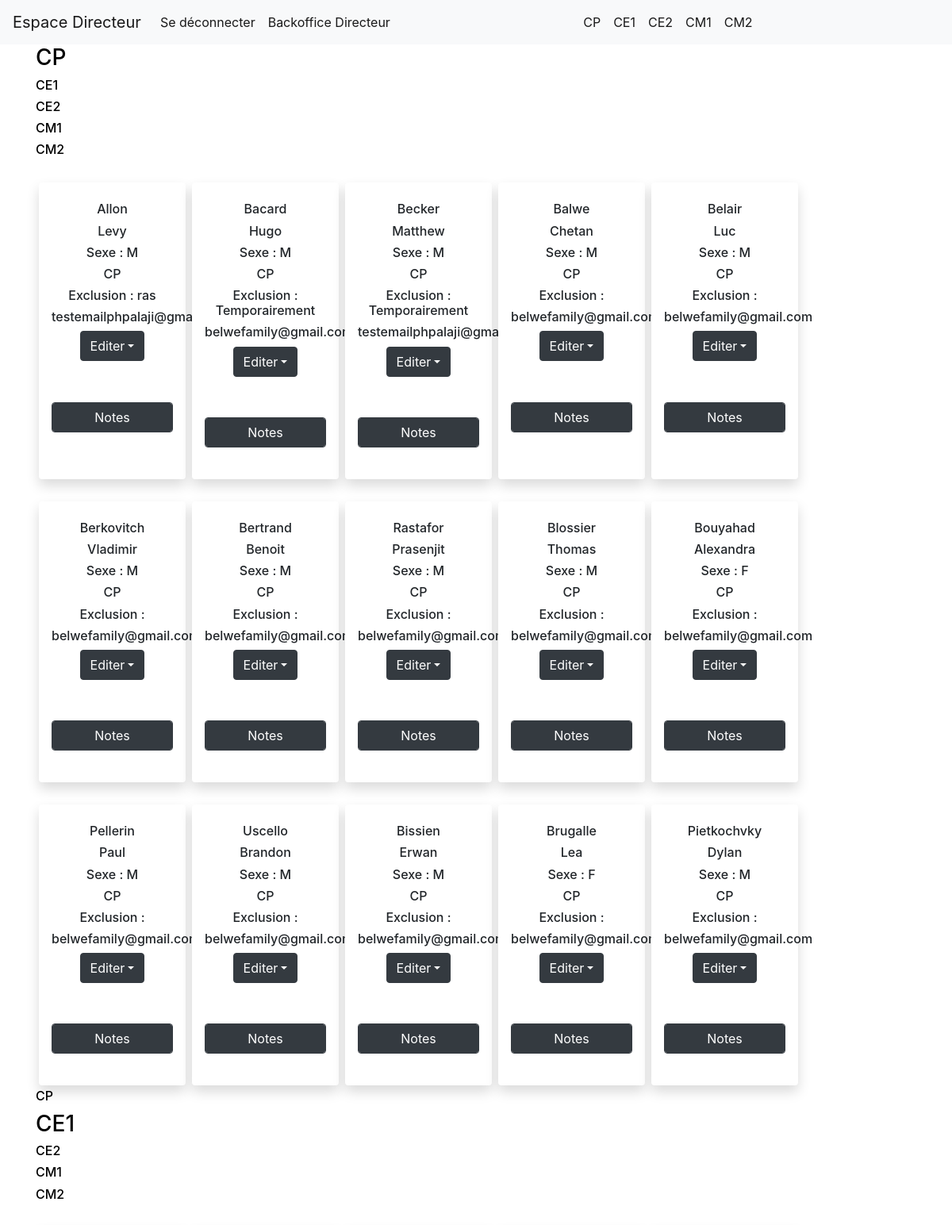
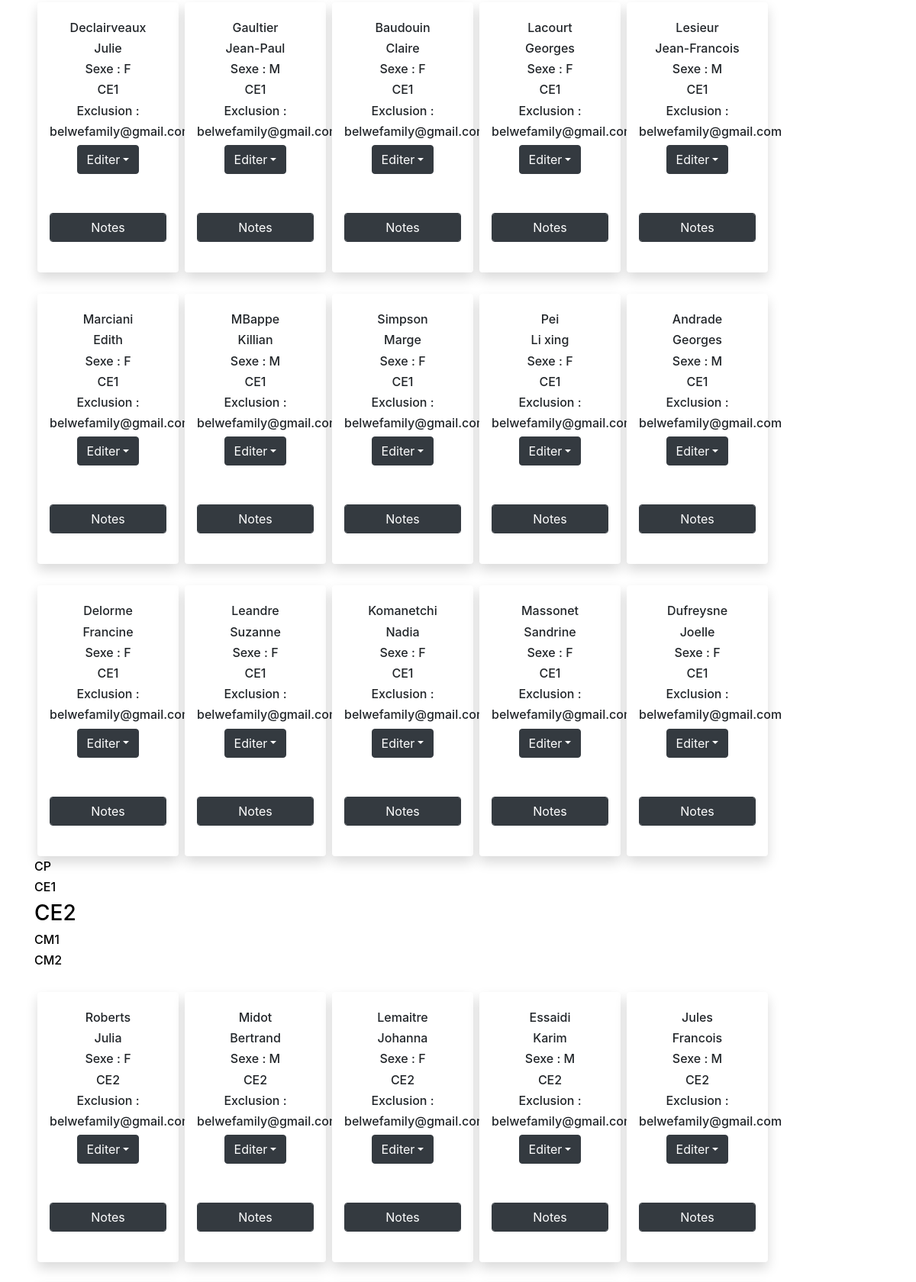
/views/directeur_vw1.php (upper part), run on the app's committed database (2 pictures, top to bottom).
### tables this page shows
CREATE TABLE `user` (
  `id` int(11) NOT NULL,
  `statut` varchar(255) NOT NULL,
  `nom` varchar(255) NOT NULL,
  `prenom` varchar(255) NOT NULL,
  `sexe` char(1) DEFAULT NULL,
  `age` int(11) DEFAULT NULL,
  `identifiant` varchar(255) NOT NULL,
  `mdp` varchar(255) NOT NULL,
  `classe` varchar(255) DEFAULT NULL,
  `idEleve` int(11) DEFAULT NULL,
  `emailParent` varchar(255) DEFAULT NULL,
  `email` varchar(255) DEFAULT NULL,
  `anciennete` int(11) DEFAULT NULL,
  `salaire` double DEFAULT NULL,
  `expulsion` varchar(255) DEFAULT 'ras'
);

### views/directeur_vw1.php (the view, shortened to what this page needs)
<!doctype html>
<html lang="fr">
<head>
    <link rel="stylesheet" href="https://stackpath.bootstrapcdn.com/bootstrap/4.3.1/css/bootstrap.min.css">
</head>
<body>
    <nav class="navbar navbar-expand-lg navbar-light bg-light">
        <a class="navbar-brand" href="#">Espace Directeur</a>
        <div class="collapse navbar-collapse" id="navbarSupportedContent">
            <ul class="navbar-nav mr-auto">
                <li class="nav-item active">
                    <a class="nav-link" href="../index.php">Se déconnecter<span class="sr-only">(current)</span></a>
                </li>
                <li class="nav-item active">
                    <a class="nav-link" href="directeur_link_vw.php">Backoffice Directeur<span class="sr-only">(current)</span></a>
                </li>
        </div>
        <div class="collapse navbar-collapse" id="navbarSupportedContent">
            <ul class="navbar-nav mr-auto">
                <li class="nav-item active">
                    <a class="nav-link" href="#CP">CP<span class="sr-only">(current)</span></a>
                </li>
                <ul class="navbar-nav mr-auto">
                    <li class="nav-item active">
                        <a class="nav-link" href="#CE1">CE1<span class="sr-only">(current)</span></a>
                    </li>
                    <ul class="navbar-nav mr-auto">
                        <li class="nav-item active">
                            <a class="nav-link" href="#CE2">CE2<span class="sr-only">(current)</span></a>
                        </li>
                        <ul class="navbar-nav mr-auto">
                            <li class="nav-item active">
                                <a class="nav-link" href="#CM1">CM1<span class="sr-only">(current)</span></a>
                            </li>
                            <ul class="navbar-nav mr-auto">
                                <li class="nav-item active">
                                    <a class="nav-link" href="#CM2">CM2<span class="sr-only">(current)</span></a>
                                </li>
        </div>
    </nav>
    <div class="container">
        <div class="classe">
            <h3 id="CP"><a href="#CP">CP</a></h3>
            <h6><a href="#CE1">CE1</a></h6>
            <h6><a href="#CE2">CE2</a></h6>
            <h6><a href="#CM1">CM1</a></h6>
            <h6><a href="#CM2">CM2</a></h6>
            <div class="CP">
                <?php
                include '../model/bdd_mdl.php';
                $sql = mysqli_query($mysqli, "SELECT * FROM user WHERE classe ='CP' AND statut ='Eleve' ");
                while ($classes = $sql->fetch_array()) {
                    $classes[] = $classes;
                    echo '  <div class="col-12 col-md-2 text-center shadow p-3 m-1 mt-4 bg-white rounded">
                        <h4><i class="fa fa-user"></i></span>
                        <h6>' . $classes[2] . '</span>
                        <h6>' . $classes[3] . '</span>
                        <h6> Sexe : ' . $classes[4] . '</span>
                        <h6>' . $classes[8] . '</span>
                        <h6>Exclusion : ' . $classes[14] . '</span>
                        <h6>' . $classes[10] . '</span>
                        <div class="dropdown">
                            <button class="btn btn-dark dropdown-toggle m-2" type="button" id="triggerId" data-toggle="dropdown" aria-haspopup="true" aria-expanded="false">Editer</button>
                                    <div class="form-group">
                                    <input type="number" class="form-control d-none" name="idEleve" id="idEleve" value="' . $classes[9] . '">
                                    </div>
                                    <form action="eleve_vw1.php" method="post">
                                        <div class="form-group">
                                            <input type="number" class="form-control d-none" name="idEleve" id="idEleve" value="' . $classes[9] . '">
                                            <input type="submit" class="form-control col-12 btn btn-dark mx-auto m-2" name="note" id="idEleve" value="Notes">
                                        </div>
                                    </form>
                        </div>
                    </div>';
                }
                ?>
            </div>
            <h6><a href="#CP">CP</a></h6>
            <h3 id="CE1"><a href="#CE1">CE1</a></h3>
            <h6><a href="#CE2">CE2</a></h6>
            <h6><a href="#CM1">CM1</a></h6>
            <h6><a href="#CM2">CM2</a></h6>
            <div class="CE1">
                <?php
                include '../model/bdd_mdl.php';
                $sql = mysqli_query($mysqli, "SELECT * FROM user WHERE classe ='CE1' AND statut ='Eleve'");
                while ($classes = $sql->fetch_array()) {
                    $classes[] = $classes;
                    echo '  <div class="col-12 col-md-2 text-center shadow p-3 m-1 mt-4 bg-white rounded">
                            <h4><i class="fa fa-user"></i></span>
                            <h6>' . $classes[2] . '</span>
                            <h6>' . $classes[3] . '</span>
                            <h6> Sexe : ' . $classes[4] . '</span>
                            <h6>' . $classes[8] . '</span>
                            <h6>Exclusion :' . $classes[14] . '</span>
                            <h6>' . $classes[10] . '</span>
                            <div class="dropdown">
                                <button class="btn btn-dark dropdown-toggle m-2" type="button" id="triggerId" data-toggle="dropdown" aria-haspopup="true" aria-expanded="false">Editer</button>
                                        <div class="form-group">
                                        <input type="number" class="form-control d-none" name="idEleve" id="idEleve" value="' . $classes[9] . '">
                                        </div>
                                        <form action="eleve_vw1.php" method="post">
                                        <div class="form-group">
                                            <input type="number" class="form-control d-none" name="idEleve" id="idEleve" value="' . $classes[9] . '">
                                            <input type="submit" class="form-control col-12 btn btn-dark mx-auto m-2" name="note" id="idEleve" value="Notes">
                                        </div>
                                    </form>
                            </div>
                        </div>';
                }
                ?>
            </div>
            <h6><a href="#CP">CP</a></h6>
            <h6><a href="#CE1">CE1</a></h6>
            <h3 id="CE2"><a href="#CE2">CE2</a></h3>
            <h6><a href="#CM1">CM1</a></h6>
            <h6><a href="#CM2">CM2</a></h6>
            <div class="CE2">
                <?php
                include '../model/bdd_mdl.php';
                $sql = mysqli_query($mysqli, "SELECT * FROM user WHERE classe ='CE2' AND statut ='Eleve' ");
                while ($classes = $sql->fetch_array()) {
                    $classes[] = $classes;
                    echo '  <div class="col-12 col-md-2 text-center shadow p-3 m-1 mt-4 bg-white rounded">
                        <h4><i class="fa fa-user"></i></span>
                        <h6>' . $classes[2] . '</span>
                        <h6>' . $classes[3] . '</span>
                        <h6> Sexe : ' . $classes[4] . '</span>
                        <h6>' . $classes[8] . '</span>
                        <h6>Exclusion :' . $classes[14] . '</span>
                        <h6>' . $classes[10] . '</span>
                        <div class="dropdown">
                            <button class="btn btn-dark dropdown-toggle m-2" type="button" id="triggerId" data-toggle="dropdown" aria-haspopup="true" aria-expanded="false">Editer</button>
                                    <div class="form-group">
                                    <input type="number" class="form-control d-none" name="idEleve" id="idEleve" value="' . $classes[9] . '">
                                    </div>
                                    <form action="eleve_vw1.php" method="post">
                                    <div class="form-group">
                                        <input type="number" class="form-control d-none" name="idEleve" id="idEleve" value="' . $classes[9] . '">
                                        <input type="submit" class="form-control col-12 btn btn-dark mx-auto m-2" name="note" id="idEleve" value="Notes">
                                    </div>
                                </form>
                        </div>
                    </div>';
                }
                ?>
            </div>
        </div>
    </div>
</body>
</html>

### views/directeur_vw1.php (style rules this page uses)
a { color: black; }
.CP { display: flex; flex-wrap: wrap; }
.CE1 { display: flex; flex-wrap: wrap; }
.CE2 { display: flex; flex-wrap: wrap; }

### data on the page
user: nom "Allon", prenom "Levy", sexe "M", classe "CP", expulsion "ras", emailParent "testemailphpalaji@gmail.com"
user: nom "Bacard", prenom "Hugo", sexe "M", classe "CP", expulsion "Temporairement", emailParent "belwefamily@gmail.com"
user: nom "Becker", prenom "Matthew", sexe "M", classe "CP", expulsion "Temporairement", emailParent "testemailphpalaji@gmail.com"
user: nom "Balwe", prenom "Chetan", sexe "M", classe "CP", emailParent "belwefamily@gmail.com"
user: nom "Belair", prenom "Luc", sexe "M", classe "CP", emailParent "belwefamily@gmail.com"
user: nom "Berkovitch", prenom "Vladimir", sexe "M", classe "CP", emailParent "belwefamily@gmail.com"
user: nom "Bertrand", prenom "Benoit", sexe "M", classe "CP", emailParent "belwefamily@gmail.com"
user: nom "Rastafor", prenom "Prasenjit", sexe "M", classe "CP", emailParent "belwefamily@gmail.com"
user: nom "Blossier", prenom "Thomas", sexe "M", classe "CP", emailParent "belwefamily@gmail.com"
user: nom "Bouyahad", prenom "Alexandra", sexe "F", classe "CP", emailParent "belwefamily@gmail.com"
user: nom "Pellerin", prenom "Paul", sexe "M", classe "CP", emailParent "belwefamily@gmail.com"
user: nom "Uscello", prenom "Brandon", sexe "M", classe "CP", emailParent "belwefamily@gmail.com"
user: nom "Bissien", prenom "Erwan", sexe "M", classe "CP", emailParent "belwefamily@gmail.com"
user: nom "Brugalle", prenom "Lea", sexe "F", classe "CP", emailParent "belwefamily@gmail.com"
user: nom "Pietkochvky", prenom "Dylan", sexe "M", classe "CP", emailParent "belwefamily@gmail.com"
user: nom "Declairveaux", prenom "Julie", sexe "F", classe "CE1", emailParent "belwefamily@gmail.com"
user: nom "Gaultier", prenom "Jean-Paul", sexe "M", classe "CE1", emailParent "belwefamily@gmail.com"
user: nom "Baudouin", prenom "Claire", sexe "F", classe "CE1", emailParent "belwefamily@gmail.com"
user: nom "Lacourt", prenom "Georges", sexe "F", classe "CE1", emailParent "belwefamily@gmail.com"
user: nom "Lesieur", prenom "Jean-Francois", sexe "M", classe "CE1", emailParent "belwefamily@gmail.com"
user: nom "Marciani", prenom "Edith", sexe "F", classe "CE1", emailParent "belwefamily@gmail.com"
user: nom "MBappe", prenom "Killian", sexe "M", classe "CE1", emailParent "belwefamily@gmail.com"
user: nom "Simpson", prenom "Marge", sexe "F", classe "CE1", emailParent "belwefamily@gmail.com"
user: nom "Pei", prenom "Li xing", sexe "F", classe "CE1", emailParent "belwefamily@gmail.com"
user: nom "Andrade", prenom "Georges", sexe "M", classe "CE1", emailParent "belwefamily@gmail.com"
user: nom "Delorme", prenom "Francine", sexe "F", classe "CE1", emailParent "belwefamily@gmail.com"
user: nom "Leandre", prenom "Suzanne", sexe "F", classe "CE1", emailParent "belwefamily@gmail.com"
user: nom "Komanetchi", prenom "Nadia", sexe "F", classe "CE1", emailParent "belwefamily@gmail.com"
user: nom "Massonet", prenom "Sandrine", sexe "F", classe "CE1", emailParent "belwefamily@gmail.com"
user: nom "Dufreysne", prenom "Joelle", sexe "F", classe "CE1", emailParent "belwefamily@gmail.com"
user: nom "Roberts", prenom "Julia", sexe "F", classe "CE2", emailParent "belwefamily@gmail.com"
user: nom "Midot", prenom "Bertrand", sexe "M", classe "CE2", emailParent "belwefamily@gmail.com"
user: nom "Lemaitre", prenom "Johanna", sexe "F", classe "CE2", emailParent "belwefamily@gmail.com"
user: nom "Essaidi", prenom "Karim", sexe "M", classe "CE2", emailParent "belwefamily@gmail.com"
user: nom "Jules", prenom "Francois", sexe "M", classe "CE2", emailParent "belwefamily@gmail.com"
